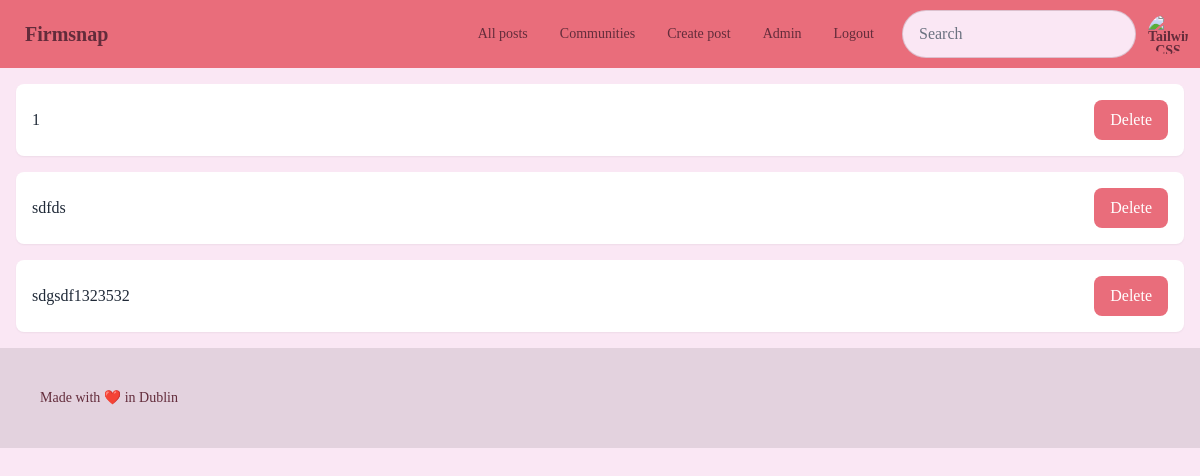
The page /app/admin/all_comments (signed in) on the database as committed earlier.
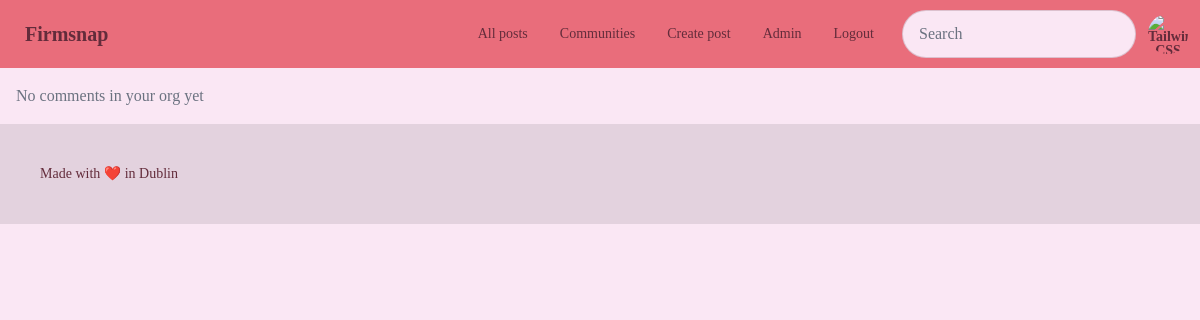
The same page on the database as committed later.
### app/models.py (models this page shows)
class Comment(models.Model):
    user_id = models.ForeignKey(User, on_delete=models.CASCADE)
    post_id = models.ForeignKey(Post, on_delete=models.CASCADE)
    organisation_id = models.ForeignKey(Organisation, on_delete=models.CASCADE)
    comment_text = models.TextField(max_length=2000)
    pub_date = models.DateTimeField(auto_now_add=True)
    votes = models.IntegerField(default=0)
    def __str__(self):
        return self.comment_text

### app/views.py (the view)
@login_required
def org_admin_all_comments(request):
    user = request.user
    if user.is_org_admin:
        return render(
            request,
            "app/org_admin_all_comments.html",
            {
                "all_comments": Comment.objects.filter(
                    organisation_id=user.organisation_id
                )
            },
        )
    else:
        return admin_access_only_template()

### app/templates/app/org_admin_all_comments.html
{% extends 'app/base.html' %}
{% block content %}
  {% if all_comments %}
    <ul class="space-y-4">
      {% for comment in all_comments %}
        <li class="bg-white shadow-sm rounded-lg p-4 flex justify-between items-center">
          <div class="flex-1">
            <p class="text-gray-800">{{ comment }}</p>
          </div>
          <a href="{% url 'admin_delete_comment' comment.id %}" class="bg-primary text-white px-4 py-2 rounded-lg hover:bg-red-600 transition duration-200 ease-in-out">Delete</a>
        </li>
      {% endfor %}
    </ul>
  {% else %}
    <p class="text-gray-500">No comments in your org yet</p>
  {% endif %}
{% endblock %}

Rows that differ between the two databases and show on the page:
removed Comment: comment_text "1"
removed Comment: comment_text "sdfds"
removed Comment: comment_text "sdgsdf1323532"
Other text that changed with them:
text now shown: "No comments in your org yet"
